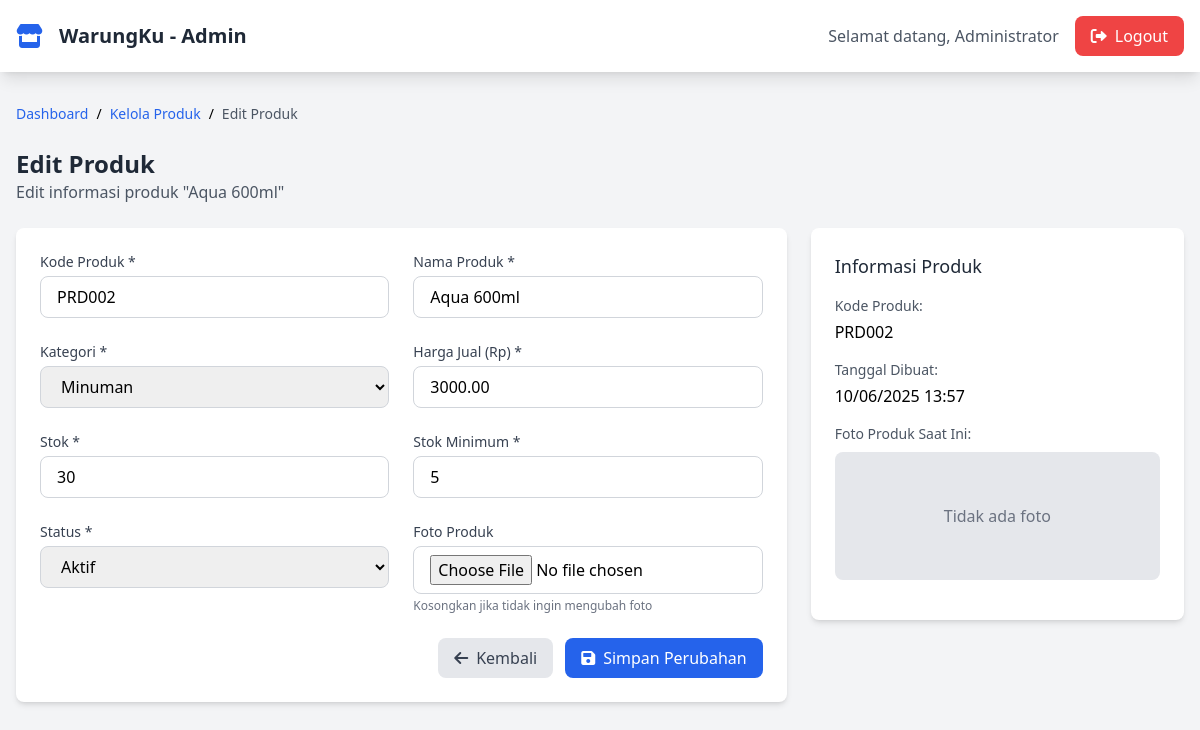
Page /admin/produk-edit.php?id=2 (signed in) on the committed database.
### tables this page shows
CREATE TABLE produk (
    id_produk INT AUTO_INCREMENT PRIMARY KEY,
    kode_produk VARCHAR(20) UNIQUE NOT NULL,
    nama_produk VARCHAR(100) NOT NULL,
    id_kategori INT,
    harga_jual DECIMAL(10,2) NOT NULL,
    stok INT DEFAULT 0,
    stok_minimum INT DEFAULT 5,
    foto_produk VARCHAR(255) NULL,
    status ENUM('aktif', 'nonaktif') DEFAULT 'aktif',
    created_at TIMESTAMP DEFAULT CURRENT_TIMESTAMP,
    FOREIGN KEY (id_kategori) REFERENCES kategori(id_kategori)
);

### admin/produk-edit.php (the view, shortened to what this page needs)
<?php
include '../config/db.php';
$id_produk = intval($_GET['id']);
$produk_query = "SELECT * FROM produk WHERE id_produk = $id_produk";
$produk_result = mysqli_query($conn, $produk_query);
$produk = mysqli_fetch_assoc($produk_result);
?>
<!DOCTYPE html>
<html lang="id">
<head>
    <script src="https://cdn.tailwindcss.com"></script>
    <link href="https://cdnjs.cloudflare.com/ajax/libs/font-awesome/6.0.0/css/all.min.css" rel="stylesheet">
</head>
<body class="bg-gray-100">
    <nav class="bg-white shadow-lg">
        <div class="max-w-7xl mx-auto px-4">
            <div class="flex justify-between items-center py-4">
                <div class="flex items-center space-x-4">
                    <i class="fas fa-store text-2xl text-blue-600"></i>
                    <h1 class="text-xl font-bold text-gray-800">WarungKu - Admin</h1>
                </div>
                <div class="flex items-center space-x-4">
                    <span class="text-gray-600">Selamat datang, <?php echo $_SESSION['nama_lengkap']; ?></span>
                    <a href="../auth/logout.php" class="bg-red-500 text-white px-4 py-2 rounded-lg hover:bg-red-600 transition">
                        <i class="fas fa-sign-out-alt mr-2"></i>Logout
                    </a>
                </div>
            </div>
        </div>
    </nav>
    <div class="max-w-7xl mx-auto px-4 py-8">
        <div class="flex items-center mb-6 text-sm">
            <a href="dashboard.php" class="text-blue-600 hover:text-blue-800">Dashboard</a>
            <span class="mx-2">/</span>
            <a href="produk.php" class="text-blue-600 hover:text-blue-800">Kelola Produk</a>
            <span class="mx-2">/</span>
            <span class="text-gray-600">Edit Produk</span>
        </div>
        <div class="mb-6">
            <h1 class="text-2xl font-bold text-gray-800">Edit Produk</h1>
            <p class="text-gray-600">Edit informasi produk "<?php echo htmlspecialchars($produk['nama_produk']); ?>"</p>
        </div>
        <div class="grid grid-cols-1 md:grid-cols-3 gap-6">
            <div class="md:col-span-2">
                <div class="bg-white rounded-lg shadow-md p-6">
                    <form method="POST" enctype="multipart/form-data">
                        <div class="grid grid-cols-1 md:grid-cols-2 gap-6">
                            <div>
                                <label for="kode_produk" class="block text-sm font-medium text-gray-700 mb-1">Kode Produk *</label>
                                <input type="text" id="kode_produk" name="kode_produk" required
                                       value="<?php echo htmlspecialchars($produk['kode_produk']); ?>"
                                       class="w-full px-4 py-2 border border-gray-300 rounded-lg focus:ring-2 focus:ring-blue-500 focus:border-transparent">
                            </div>
                            <div>
                                <label for="nama_produk" class="block text-sm font-medium text-gray-700 mb-1">Nama Produk *</label>
                                <input type="text" id="nama_produk" name="nama_produk" required
                                       value="<?php echo htmlspecialchars($produk['nama_produk']); ?>"
                                       class="w-full px-4 py-2 border border-gray-300 rounded-lg focus:ring-2 focus:ring-blue-500 focus:border-transparent">
                            </div>
                            <div>
                                <label for="id_kategori" class="block text-sm font-medium text-gray-700 mb-1">Kategori *</label>
                                <select id="id_kategori" name="id_kategori" required
                                        class="w-full px-4 py-2 border border-gray-300 rounded-lg focus:ring-2 focus:ring-blue-500 focus:border-transparent">
                                    <?php
                                    $kategori_query = "SELECT * FROM kategori ORDER BY nama_kategori";
                                    $kategori_result = mysqli_query($conn, $kategori_query);
                                    while ($kategori = mysqli_fetch_assoc($kategori_result)) {
                                        $selected = ($kategori['id_kategori'] == $produk['id_kategori']) ? 'selected' : '';
                                        echo "<option value='{$kategori['id_kategori']}' $selected>{$kategori['nama_kategori']}</option>";
                                    }
                                    ?>
                                </select>
                            </div>
                            <div>
                                <label for="harga_jual" class="block text-sm font-medium text-gray-700 mb-1">Harga Jual (Rp) *</label>
                                <input type="number" id="harga_jual" name="harga_jual" min="0" step="100" required
                                       value="<?php echo $produk['harga_jual']; ?>"
                                       class="w-full px-4 py-2 border border-gray-300 rounded-lg focus:ring-2 focus:ring-blue-500 focus:border-transparent">
                            </div>
                            <div>
                                <label for="stok" class="block text-sm font-medium text-gray-700 mb-1">Stok *</label>
                                <input type="number" id="stok" name="stok" min="0" required
                                       value="<?php echo $produk['stok']; ?>"
                                       class="w-full px-4 py-2 border border-gray-300 rounded-lg focus:ring-2 focus:ring-blue-500 focus:border-transparent">
                            </div>
                            <div>
                                <label for="stok_minimum" class="block text-sm font-medium text-gray-700 mb-1">Stok Minimum *</label>
                                <input type="number" id="stok_minimum" name="stok_minimum" min="0" required
                                       value="<?php echo $produk['stok_minimum']; ?>"
                                       class="w-full px-4 py-2 border border-gray-300 rounded-lg focus:ring-2 focus:ring-blue-500 focus:border-transparent">
                            </div>
                            <div>
                                <label for="status" class="block text-sm font-medium text-gray-700 mb-1">Status *</label>
                                <select id="status" name="status" required
                                        class="w-full px-4 py-2 border border-gray-300 rounded-lg focus:ring-2 focus:ring-blue-500 focus:border-transparent">
                                    <option value="aktif" <?php echo ($produk['status'] == 'aktif') ? 'selected' : ''; ?>>Aktif</option>
                                </select>
                            </div>
                            <div>
                                <label for="foto_produk" class="block text-sm font-medium text-gray-700 mb-1">Foto Produk</label>
                                <input type="file" id="foto_produk" name="foto_produk" accept="image/*"
                                       class="w-full px-4 py-2 border border-gray-300 rounded-lg focus:ring-2 focus:ring-blue-500 focus:border-transparent">
                                <p class="text-xs text-gray-500 mt-1">Kosongkan jika tidak ingin mengubah foto</p>
                            </div>
                        </div>
                        <div class="mt-6 flex items-center justify-end gap-3">
                            <a href="produk.php" class="px-4 py-2 bg-gray-200 text-gray-700 rounded-lg hover:bg-gray-300 transition">
                                <i class="fas fa-arrow-left mr-2"></i>Kembali
                            </a>
                            <button type="submit" class="px-4 py-2 bg-blue-600 text-white rounded-lg hover:bg-blue-700 transition">
                                <i class="fas fa-save mr-2"></i>Simpan Perubahan
                            </button>
                        </div>
                    </form>
                </div>
            </div>
            <div class="md:col-span-1">
                <div class="bg-white rounded-lg shadow-md p-6">
                    <h3 class="text-lg font-medium text-gray-800 mb-4">Informasi Produk</h3>
                    <div class="mb-4">
                        <p class="text-sm text-gray-600 mb-1">Kode Produk:</p>
                        <p class="font-medium"><?php echo htmlspecialchars($produk['kode_produk']); ?></p>
                    </div>
                    <div class="mb-4">
                        <p class="text-sm text-gray-600 mb-1">Tanggal Dibuat:</p>
                        <p class="font-medium"><?php echo date('d/m/Y H:i', strtotime($produk['created_at'])); ?></p>
                    </div>
                    <div class="mb-4">
                        <p class="text-sm text-gray-600 mb-1">Foto Produk Saat Ini:</p>
                        <?php if (!empty($produk['foto_produk']) && file_exists("../uploads/{$produk['foto_produk']}")): ?>
                            <img src="../uploads/<?php echo $produk['foto_produk']; ?>"
                                 alt="<?php echo htmlspecialchars($produk['nama_produk']); ?>"
                                 class="w-full h-auto rounded-lg border mt-2">
                        <?php else: ?>
                            <div class="w-full h-32 bg-gray-200 rounded-lg flex items-center justify-center mt-2">
                                <span class="text-gray-500">Tidak ada foto</span>
                            </div>
                        <?php endif; ?>
                    </div>
                </div>
            </div>
        </div>
    </div>
</body>
</html>

### rows in the picture
produk: nama_produk "Aqua 600ml", kode_produk "PRD002", harga_jual "3000.00", stok "30", stok_minimum "5", status "Aktif", created_at "10/06/2025 13:57"

### other values in the picture
$_SESSION['nama_lengkap'] "Administrator"
form field id_kategori "Minuman"
